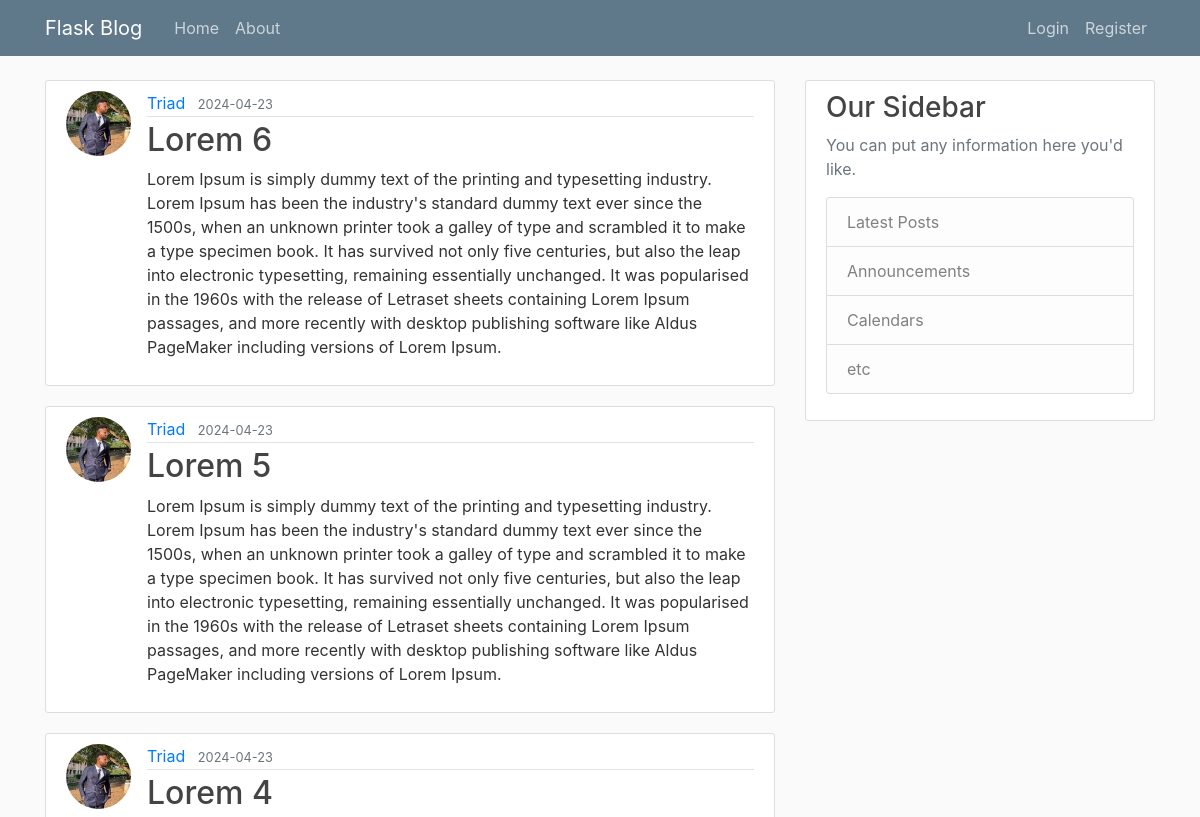
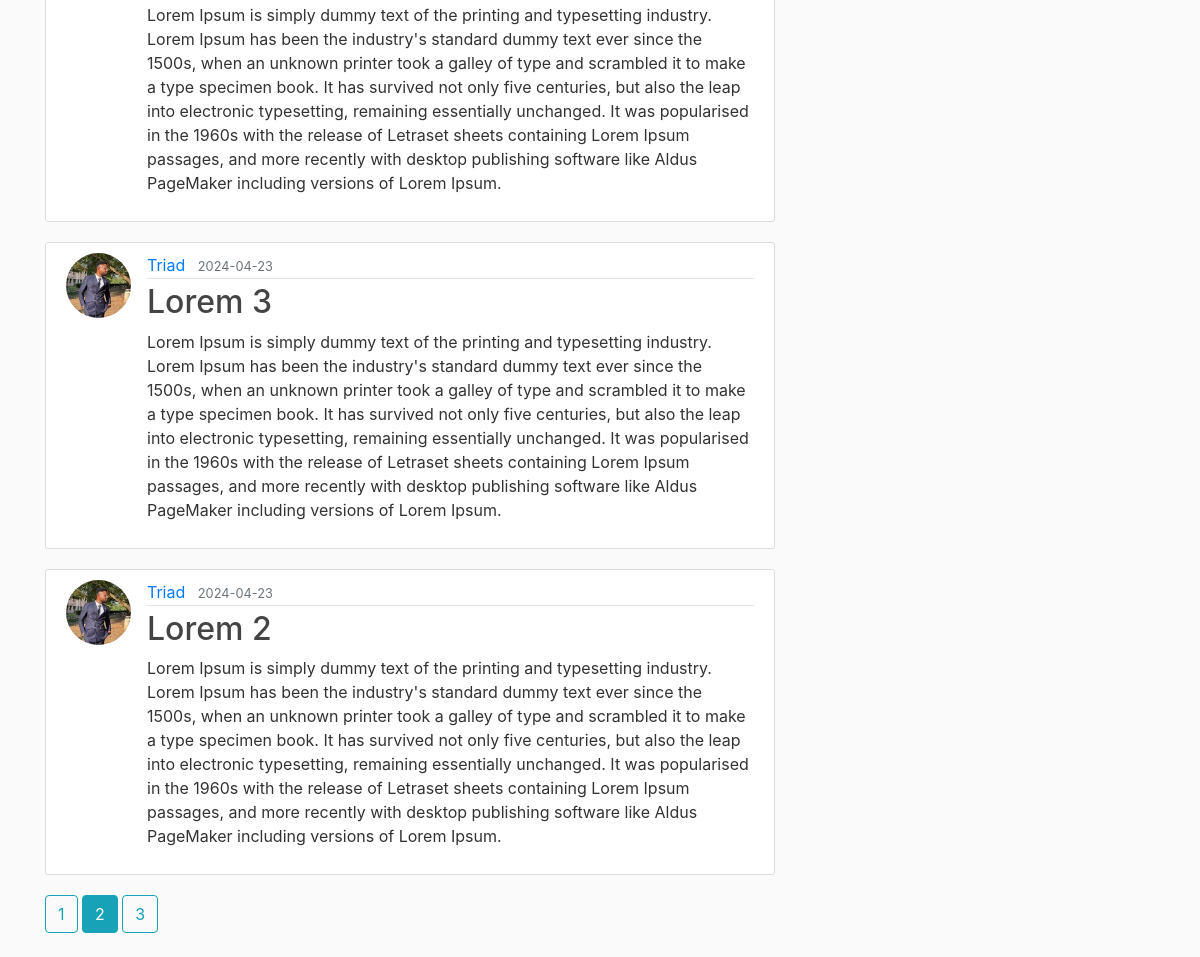
The page /home?page=2 on the database its author committed (2 pictures, top to bottom).
### flaskblog/models.py (models this page shows, shortened)
class Post(db.Model):
    id = db.Column(db.Integer, primary_key=True)
    title = db.Column(db.String(100), nullable=False)
    date_posted = db.Column(db.DateTime, nullable=False, default=datetime.utcnow)
    content = db.Column(db.Text, nullable=False)
    user_id = db.Column(db.Integer, db.ForeignKey("user.id"), nullable=False)

class User(db.Model, UserMixin):
    id:Mapped[int] = mapped_column(primary_key=True)
    username:Mapped[str] = mapped_column(unique=True, nullable=False)
    email:Mapped[str] = mapped_column(unique=True, nullable=False)
    image_file:Mapped[str] = mapped_column(nullable=False, default='default.jpg')
    password:Mapped[str] = mapped_column(nullable=False)
    posts = db.relationship("Post", backref="author", lazy=True)

### flaskblog/main/routes.py (the view)
@main.route("/")
@main.route("/home")
def home():
    page = request.args.get('page', 1, type=int)
    posts = Post.query.order_by(Post.date_posted.desc()).paginate(per_page = 5, page = page)
    return render_template('home.html', posts=posts)

### flaskblog/templates/home.html
{% extends "layout.html" %} {% block content %} {% for post in posts.items %}
<article class="media content-section">
  <img
    class="rounded-circle article-img"
    src="{{url_for('static', filename='profile_pics/' + post.author.image_file)}}"
    alt="author display image"
  />
  <div class="media-body">
    <div class="article-metadata">
      <a
        class="mr-2"
        href="{{url_for('users.user_posts', username=post.author.username)}}"
        >{{ post.author.username }}</a
      >
      <small class="text-muted"
        >{{ post.date_posted.strftime("%Y-%m-%d") }}</small
      >
    </div>
    <h2>
      <a class="article-title" href="{{url_for('posts.post', post_id=post.id)}}"
        >{{ post.title }}</a
      >
    </h2>
    <p class="article-content">{{ post.content }}</p>
  </div>
</article>
{% endfor %} {% for page_num in posts.iter_pages(left_edge=1, right_edge=1,
left_current=1, right_current=2) %} {% if page_num %} {% if posts.page ==
page_num %}
<a class="btn btn-info mb-4" href="{{ url_for('main.home', page=page_num) }}"
  >{{ page_num }}</a
>
{% else %}
<a
  class="btn btn-outline-info mb-4"
  href="{{ url_for('main.home', page=page_num) }}"
  >{{ page_num }}</a
>
{% endif %} {% else %} ... {% endif %} {% endfor %}{% endblock content %}

### flaskblog/static/main.css (style rules this page uses)
body { background: #fafafa; color: #333333; margin-top: 5rem; }
h1, h2, h3, h4, h5, h6 { color: #444444; }
.content-section { background: #ffffff; padding: 10px 20px; border: 1px solid #dddddd; border-radius: 3px; margin-bottom: 20px; }
.article-title { color: #444444; }
.article-content { white-space: pre-line; }
.article-img { height: 65px; width: 65px; margin-right: 16px; }
.article-metadata { padding-bottom: 1px; margin-bottom: 4px; border-bottom: 1px solid #e3e3e3; }

### rows shown on the page
Post: image_file (picture), author.username "Triad", date_posted "2024-04-23", title "Lorem 6", content "Lorem Ipsum is simply dummy text of the printing and typesetting industry. Lorem Ipsum has been the industry's standard dummy text ever since the 1500s, when an unknown printer took a galley of type and scrambled it to make a type specimen book. It has survived not only five centuries, but also the leap into electronic typesetting, remaining essentially unchanged. It was popularised in the 1960s with the release of Letraset sheets containing Lorem Ipsum passages, and more recently with desktop publishing software like Aldus PageMaker including versions of Lorem Ipsum."
Post: image_file (picture), author.username "Triad", date_posted "2024-04-23", title "Lorem 5", content "Lorem Ipsum is simply dummy text of the printing and typesetting industry. Lorem Ipsum has been the industry's standard dummy text ever since the 1500s, when an unknown printer took a galley of type and scrambled it to make a type specimen book. It has survived not only five centuries, but also the leap into electronic typesetting, remaining essentially unchanged. It was popularised in the 1960s with the release of Letraset sheets containing Lorem Ipsum passages, and more recently with desktop publishing software like Aldus PageMaker including versions of Lorem Ipsum."
Post: image_file (picture), author.username "Triad", date_posted "2024-04-23", title "Lorem 4", content "Lorem Ipsum is simply dummy text of the printing and typesetting industry. Lorem Ipsum has been the industry's standard dummy text ever since the 1500s, when an unknown printer took a galley of type and scrambled it to make a type specimen book. It has survived not only five centuries, but also the leap into electronic typesetting, remaining essentially unchanged. It was popularised in the 1960s with the release of Letraset sheets containing Lorem Ipsum passages, and more recently with desktop publishing software like Aldus PageMaker including versions of Lorem Ipsum."
Post: image_file (picture), author.username "Triad", date_posted "2024-04-23", title "Lorem 3", content "Lorem Ipsum is simply dummy text of the printing and typesetting industry. Lorem Ipsum has been the industry's standard dummy text ever since the 1500s, when an unknown printer took a galley of type and scrambled it to make a type specimen book. It has survived not only five centuries, but also the leap into electronic typesetting, remaining essentially unchanged. It was popularised in the 1960s with the release of Letraset sheets containing Lorem Ipsum passages, and more recently with desktop publishing software like Aldus PageMaker including versions of Lorem Ipsum."
Post: image_file (picture), author.username "Triad", date_posted "2024-04-23", title "Lorem 2", content "Lorem Ipsum is simply dummy text of the printing and typesetting industry. Lorem Ipsum has been the industry's standard dummy text ever since the 1500s, when an unknown printer took a galley of type and scrambled it to make a type specimen book. It has survived not only five centuries, but also the leap into electronic typesetting, remaining essentially unchanged. It was popularised in the 1960s with the release of Letraset sheets containing Lorem Ipsum passages, and more recently with desktop publishing software like Aldus PageMaker including versions of Lorem Ipsum."

### other values the page prints
{{ page_num }} "1" "3"
{{ page_num }} "2"
